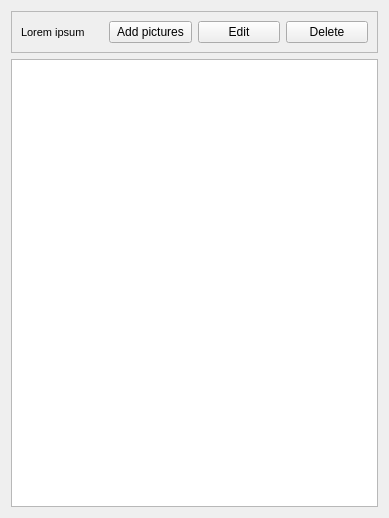
<?xml version="1.0" encoding="UTF-8"?>
<ui version="4.0">
 <class>AlbumWidget</class>
 <widget class="QWidget" name="AlbumWidget">
  <property name="geometry">
   <rect>
    <x>0</x>
    <y>0</y>
    <width>389</width>
    <height>518</height>
   </rect>
  </property>
  <property name="windowTitle">
   <string>Form</string>
  </property>
  <layout class="QVBoxLayout" name="verticalLayout_2">
   <item>
    <widget class="QFrame" name="frame">
     <property name="frameShape">
      <enum>QFrame::StyledPanel</enum>
     </property>
     <property name="frameShadow">
      <enum>QFrame::Raised</enum>
     </property>
     <layout class="QHBoxLayout" name="horizontalLayout">
      <item>
       <widget class="QLabel" name="label">
        <property name="font">
         <font>
          <family>System</family>
          <pointsize>8</pointsize>
         </font>
        </property>
        <property name="text">
         <string>Lorem ipsum</string>
        </property>
       </widget>
      </item>
      <item>
       <widget class="QPushButton" name="addPicturesButton">
        <property name="text">
         <string>Add pictures</string>
        </property>
       </widget>
      </item>
      <item>
       <widget class="QPushButton" name="editButton">
        <property name="text">
         <string>Edit</string>
        </property>
       </widget>
      </item>
      <item>
       <widget class="QPushButton" name="deleteButton">
        <property name="text">
         <string>Delete</string>
        </property>
       </widget>
      </item>
     </layout>
    </widget>
   </item>
   <item>
    <widget class="QListView" name="thumbnailListView"/>
   </item>
  </layout>
 </widget>
 <resources/>
 <connections/>
</ui>
